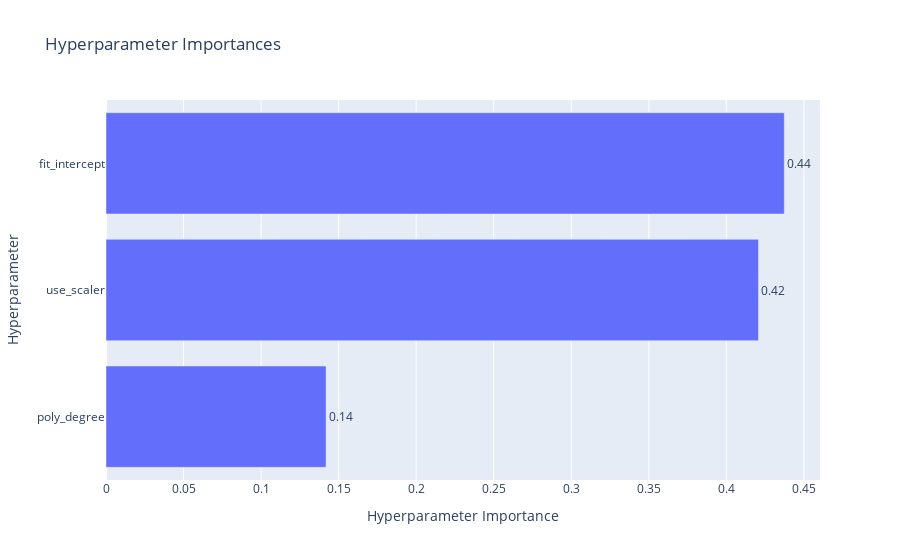

Here is the notebook cell this chart was saved with:
### Code cell
optuna.visualization.plot_param_importances(study)

### Figure 1 — Plotly figure (JSON) as saved in the notebook; plotly's stock layout.template omitted (floating-point values rounded to 4 significant figures)
{"data": [{"cliponaxis": false, "hovertemplate": ["poly_degree (IntDistribution): 0.14189898752960506<extra></extra>", "use_scaler (CategoricalDistribution): 0.42072700224860743<extra></extra>", "fit_intercept (CategoricalDistribution): 0.4373740102217875<extra></extra>"], "name": "Objective Value", "orientation": "h", "text": ["0.14", "0.42", "0.44"], "textposition": "outside", "type": "bar", "x": [0.1419, 0.4207, 0.4374], "y": ["poly_degree", "use_scaler", "fit_intercept"]}], "layout": {"title": {"text": "Hyperparameter Importances"}, "xaxis": {"title": {"text": "Hyperparameter Importance"}}, "yaxis": {"title": {"text": "Hyperparameter"}}}}
